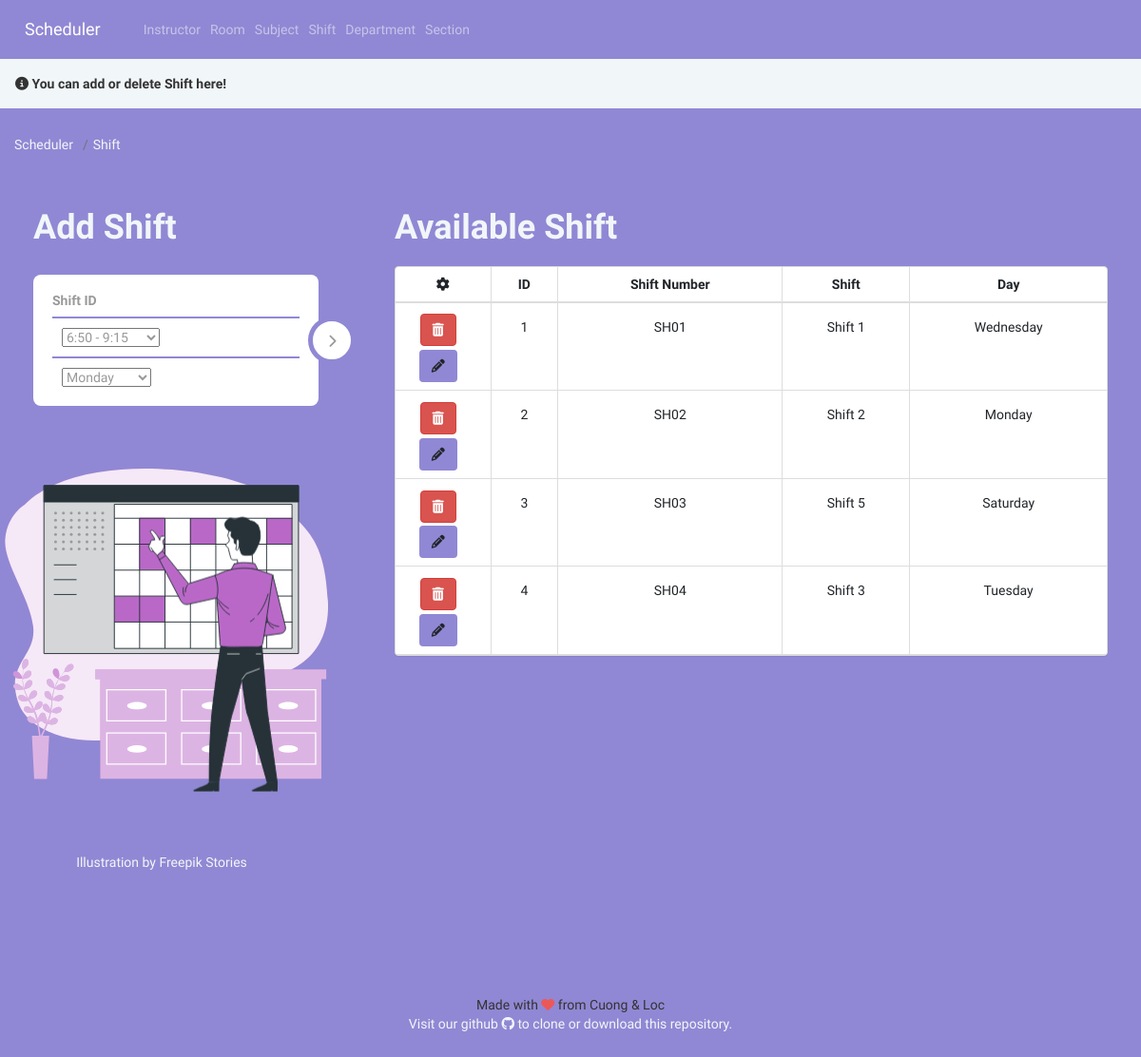
/add_shift/, run on an earlier commit of the app's database.
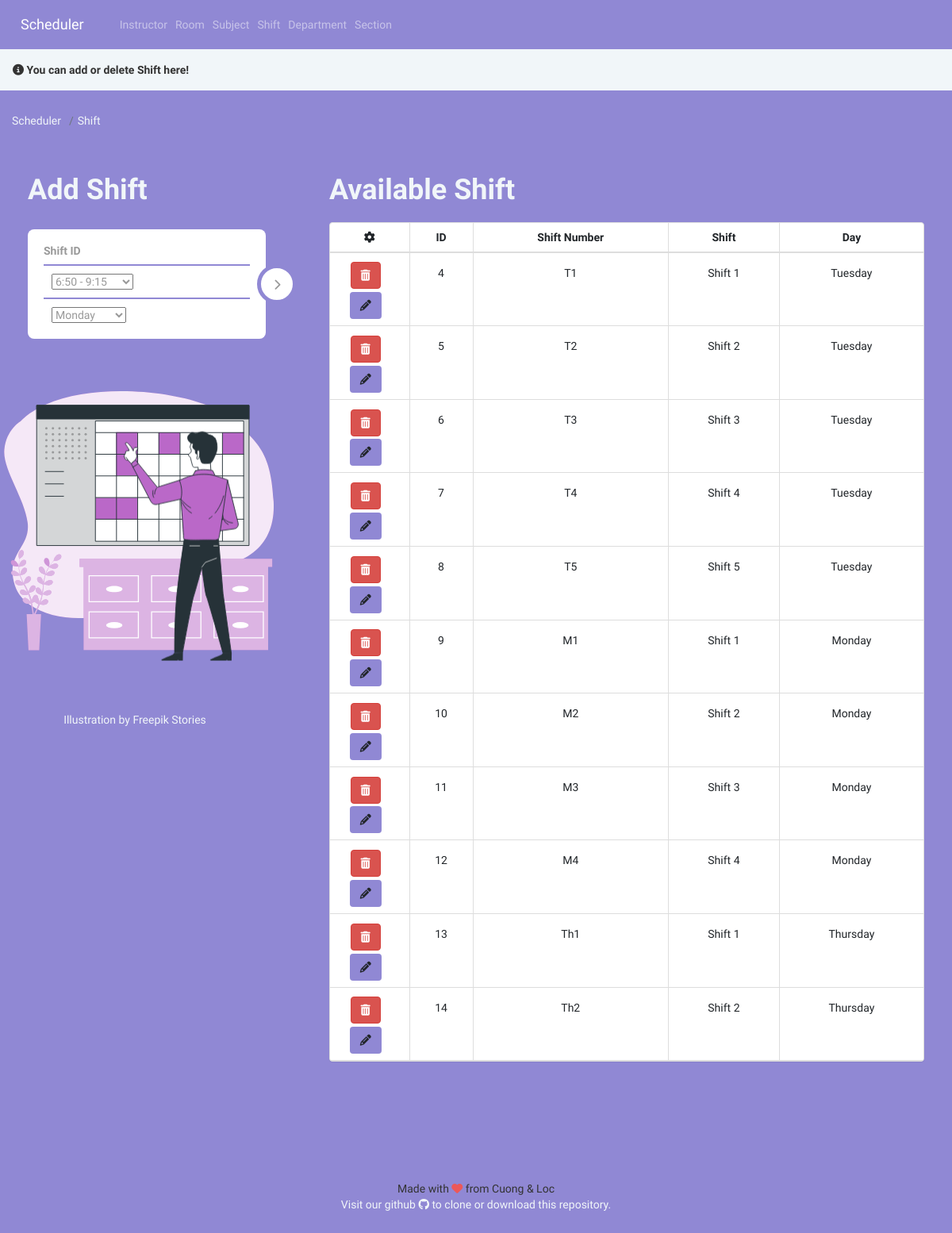
And on a later commit of the database.
### Schedule/models.py (models this page shows, shortened)
class Shift(models.Model):
    sid = models.CharField(max_length=5)
    time = models.CharField(max_length=50)
    day = models.CharField(max_length=15)
    class Meta:
        unique_together = ('time','day')

### Schedule/views.py (the view, shortened to what this page needs)
# urls.py: path('add_shift/', views.add_shift, name='addshifts'),
def add_shift(request):
    dup = ''
    form = ShiftForm(request.POST or None)
    if dup == True:
        messages.error(request, "Duplicated Shift's Id!")
        context = {
            'form': form,
            'dup': True,
            'shift': Shift.objects.all()
        }
    else:
        messages.info(request, "You can add or delete Shift here!")
        context = {
            'form': form,
            'dup': '',
            'shift': Shift.objects.all()
        }
    return render(request, 'shift.html', context)

### Schedule/forms.py (shortened to what this page needs)
class ShiftForm(ModelForm):
    class Meta:
        model = Shift
        fields = ['sid','time','day']

### Schedule/templates/shift.html (shortened to what the changed rows need)
{% extends 'base.html' %}
{% load static %}
{% block content %}
{% if messages %}
{% for message in messages  %}
{% if message.level == DEFAULT_MESSAGE_LEVELS.INFO %}
<div class="alert" style="margin-top: -20px; border-radius: 0px; background-color: #f1f6f9;" role="alert"><i
    class="fa fa-info-circle"></i>&nbsp;<strong>{{ message }}</strong></div>
{% endif %}
{% endfor %}
{% endif %}
<head>
  <link rel="stylesheet" type="text/css" href="{% static 'CSS/roomlist.css' %}">
  <link rel="stylesheet" type="text/css" href="{% static 'CSS/table.css' %}">
  <link href="//netdna.bootstrapcdn.com/font-awesome/3.2.1/css/font-awesome.css" rel="stylesheet">
  <link rel="stylesheet" href="https://cdn.jsdelivr.net/npm/bootstrap-select@1.13.14/dist/css/bootstrap-select.min.css">
</head>
<body>
  <div class="container">
    <div class="row" style="justify-content: left;">
      <div class="col-sm-4">
        <h1 class="logo" style="color: #f1f6f9;">Add Shift</h1>
      </div>
      <div class="col-sm-8">
        <h1 class="logo" style="color: #f1f6f9;">Available Shift</h1>
        <div class="panel panel-default panel-table" style="text-align: center;">
          <div class="panel-body" style="padding: 0px;">
            <table class="table table-bordered  table-list">
              <thead>
                <tr style="text-align-last: center;">
                  <th><em class="fa fa-cog"></em></th>
                  <th class="hidden-xs">ID</th>
                  <th>Shift Number</th>
                  <th>Shift</th>
                  <th>Day</th>
                </tr>
              </thead>
              <tbody>
                {%  for sh in shift  %}
                <tr>
                  <td align="center">
                    <form action="{% url 'deleteshifts' sh.id %}" method="post">
                      <button type="submit" class="btn btn-danger"><em class="fa fa-trash"></em></button>
                    </form>
                    <form action="{% url 'deleteshifts' sh.id %}" method="post">
                      <button type="button" class="btn" style="background-color: #9088d4;" data-toggle="modal"
                        data-target="#modal-default{{sh.id}}"><em class="fa fa-pencil"></em></button>
                    </form>
                  </td>
                  <td class="hidden-xs">{{  sh.id  }}</td>
                  <td>{{ sh.sid }}</td>
                  <td>{{ sh.time }}</td>
                  <td>{{ sh.day }}</td>
                </tr>
                {%  endfor  %}
              </tbody>
            </table>
          </div>
        </div>
      </div>
    </div>
  </div>
  </div>
</body>
{% endblock %}

What changed in the data, as far as the page shows it:
removed Shift: id "1", sid "SH01", time "Shift 1", day "Wednesday"
removed Shift: id "2", sid "SH02", time "Shift 2", day "Monday"
removed Shift: id "3", sid "SH03", time "Shift 5", day "Saturday"
changed Shift id 4: sid "SH04" → "T1"; time "Shift 3" → "Shift 1"
added Shift: id "5", sid "T2", time "Shift 2", day "Tuesday"
added Shift: id "6", sid "T3", time "Shift 3", day "Tuesday"
added Shift: id "7", sid "T4", time "Shift 4", day "Tuesday"
added Shift: id "8", sid "T5", time "Shift 5", day "Tuesday"
added Shift: id "9", sid "M1", time "Shift 1", day "Monday"
added Shift: id "10", sid "M2", time "Shift 2", day "Monday"
added Shift: id "11", sid "M3", time "Shift 3", day "Monday"
added Shift: id "12", sid "M4", time "Shift 4", day "Monday"
added Shift: id "13", sid "Th1", time "Shift 1", day "Thursday"
added Shift: id "14", sid "Th2", time "Shift 2", day "Thursday"
